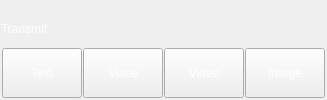
                     <widget class="QFrame" name="frame_13">
                      <property name="frameShape">
                       <enum>QFrame::NoFrame</enum>
                      </property>
                      <property name="frameShadow">
                       <enum>QFrame::Raised</enum>
                      </property>
                      <layout class="QVBoxLayout" name="verticalLayout_16">
                       <property name="spacing">
                        <number>1</number>
                       </property>
                       <property name="leftMargin">
                        <number>1</number>
                       </property>
                       <property name="rightMargin">
                        <number>1</number>
                       </property>
                       <property name="bottomMargin">
                        <number>1</number>
                       </property>
                       <item>
                        <widget class="QLabel" name="label_12">
                         <property name="styleSheet">
                          <string notr="true">color: rgb(255, 255, 255);</string>
                         </property>
                         <property name="text">
                          <string>Transmit</string>
                         </property>
                        </widget>
                       </item>
                       <item>
                        <widget class="QWidget" name="widget_5" native="true">
                         <layout class="QHBoxLayout" name="horizontalLayout_3">
                          <property name="spacing">
                           <number>1</number>
                          </property>
                          <property name="leftMargin">
                           <number>1</number>
                          </property>
                          <property name="topMargin">
                           <number>1</number>
                          </property>
                          <property name="rightMargin">
                           <number>1</number>
                          </property>
                          <property name="bottomMargin">
                           <number>1</number>
                          </property>
                          <item>
                           <widget class="QPushButton" name="text_transmit_pushButton">
                            <property name="minimumSize">
                             <size>
                              <width>0</width>
                              <height>50</height>
                             </size>
                            </property>
                            <property name="styleSheet">
                             <string notr="true">color: rgb(255, 255, 255);</string>
                            </property>
                            <property name="text">
                             <string>Text</string>
                            </property>
                           </widget>
                          </item>
                          <item>
                           <widget class="QPushButton" name="voice_transmit_pushButton">
                            <property name="minimumSize">
                             <size>
                              <width>0</width>
                              <height>50</height>
                             </size>
                            </property>
                            <property name="styleSheet">
                             <string notr="true">color: rgb(255, 255, 255);</string>
                            </property>
                            <property name="text">
                             <string>Voice</string>
                            </property>
                           </widget>
                          </item>
                          <item>
                           <widget class="QPushButton" name="voice_transmit_pushButton_3">
                            <property name="minimumSize">
                             <size>
                              <width>0</width>
                              <height>50</height>
                             </size>
                            </property>
                            <property name="styleSheet">
                             <string notr="true">color: rgb(255, 255, 255);</string>
                            </property>
                            <property name="text">
                             <string>Video</string>
                            </property>
                           </widget>
                          </item>
                          <item>
                           <widget class="QPushButton" name="image_transmit_pushButton">
                            <property name="minimumSize">
                             <size>
                              <width>0</width>
                              <height>50</height>
                             </size>
                            </property>
                            <property name="styleSheet">
                             <string notr="true">color: rgb(255, 255, 255);</string>
                            </property>
                            <property name="text">
                             <string>Image</string>
                            </property>
                           </widget>
                          </item>
                         </layout>
                        </widget>
                       </item>
                      </layout>
                     </widget>
